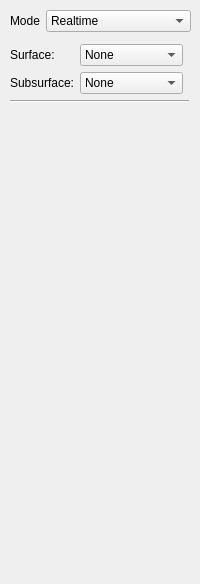
      <widget class="QWidget" name="renderingTab">
       <property name="sizePolicy">
        <sizepolicy hsizetype="Preferred" vsizetype="Expanding">
         <horstretch>0</horstretch>
         <verstretch>0</verstretch>
        </sizepolicy>
       </property>
       <attribute name="title">
        <string>Rendering</string>
       </attribute>
       <widget class="QWidget" name="widget" native="true">
        <property name="geometry">
         <rect>
          <x>10</x>
          <y>10</y>
          <width>181</width>
          <height>565</height>
         </rect>
        </property>
        <widget class="QWidget" name="verticalLayoutWidget">
         <property name="geometry">
          <rect>
           <x>0</x>
           <y>100</y>
           <width>181</width>
           <height>461</height>
          </rect>
         </property>
         <layout class="QVBoxLayout" name="materialSettingsLayout"/>
        </widget>
        <widget class="QWidget" name="formLayoutWidget_5">
         <property name="geometry">
          <rect>
           <x>0</x>
           <y>0</y>
           <width>181</width>
           <height>33</height>
          </rect>
         </property>
         <layout class="QFormLayout" name="formLayout_6">
          <item row="0" column="0">
           <widget class="QLabel" name="renderModeLabel">
            <property name="text">
             <string>Mode</string>
            </property>
           </widget>
          </item>
          <item row="0" column="1">
           <widget class="QComboBox" name="renderModeComboBox">
            <item>
             <property name="text">
              <string>Realtime</string>
             </property>
            </item>
            <item>
             <property name="text">
              <string>Offline</string>
             </property>
            </item>
           </widget>
          </item>
         </layout>
        </widget>
        <widget class="QWidget" name="offlineRenderWidget" native="true">
         <property name="geometry">
          <rect>
           <x>0</x>
           <y>34</y>
           <width>181</width>
           <height>61</height>
          </rect>
         </property>
         <widget class="QWidget" name="layoutWidget">
          <property name="geometry">
           <rect>
            <x>0</x>
            <y>0</y>
            <width>181</width>
            <height>51</height>
           </rect>
          </property>
          <layout class="QFormLayout" name="formLayout_4">
           <property name="fieldGrowthPolicy">
            <enum>QFormLayout::AllNonFixedFieldsGrow</enum>
           </property>
           <property name="labelAlignment">
            <set>Qt::AlignLeading|Qt::AlignLeft|Qt::AlignVCenter</set>
           </property>
           <property name="formAlignment">
            <set>Qt::AlignLeading|Qt::AlignLeft|Qt::AlignTop</set>
           </property>
           <item row="0" column="0">
            <widget class="QLabel" name="surfaceLabel">
             <property name="text">
              <string>Surface:</string>
             </property>
             <property name="buddy">
              <cstring>surfaceComboBox</cstring>
             </property>
            </widget>
           </item>
           <item row="0" column="1">
            <widget class="QComboBox" name="surfaceComboBox">
             <property name="enabled">
              <bool>true</bool>
             </property>
             <property name="sizePolicy">
              <sizepolicy hsizetype="Minimum" vsizetype="Fixed">
               <horstretch>0</horstretch>
               <verstretch>0</verstretch>
              </sizepolicy>
             </property>
             <property name="minimumSize">
              <size>
               <width>0</width>
               <height>0</height>
              </size>
             </property>
             <property name="maximumSize">
              <size>
               <width>103</width>
               <height>16777215</height>
              </size>
             </property>
             <property name="sizeAdjustPolicy">
              <enum>QComboBox::AdjustToContents</enum>
             </property>
             <item>
              <property name="text">
               <string>None</string>
              </property>
             </item>
             <item>
              <property name="text">
               <string>Wiscombe-Warren (Albedo)</string>
              </property>
             </item>
             <item>
              <property name="text">
               <string>Wiscombe-Warren (BRDF)</string>
              </property>
             </item>
             <item>
              <property name="text">
               <string>Hanrahan-Krueger</string>
              </property>
             </item>
             <item>
              <property name="text">
               <string>Microfacet</string>
              </property>
             </item>
            </widget>
           </item>
           <item row="1" column="0">
            <widget class="QLabel" name="subsurfaceLabel">
             <property name="text">
              <string>Subsurface:</string>
             </property>
            </widget>
           </item>
           <item row="1" column="1">
            <widget class="QComboBox" name="subsurfaceComboBox">
             <property name="enabled">
              <bool>true</bool>
             </property>
             <property name="sizePolicy">
              <sizepolicy hsizetype="Minimum" vsizetype="Fixed">
               <horstretch>0</horstretch>
               <verstretch>0</verstretch>
              </sizepolicy>
             </property>
             <property name="minimumSize">
              <size>
               <width>0</width>
               <height>0</height>
              </size>
             </property>
             <property name="maximumSize">
              <size>
               <width>103</width>
               <height>16777215</height>
              </size>
             </property>
             <property name="sizeAdjustPolicy">
              <enum>QComboBox::AdjustToContents</enum>
             </property>
             <item>
              <property name="text">
               <string>None</string>
              </property>
             </item>
             <item>
              <property name="text">
               <string>Isotropic Dipole</string>
              </property>
             </item>
             <item>
              <property name="text">
               <string>Isotropic Multipole</string>
              </property>
             </item>
             <item>
              <property name="text">
               <string>Anisotric Dipole</string>
              </property>
             </item>
            </widget>
           </item>
          </layout>
         </widget>
        </widget>
        <widget class="Line" name="line_2">
         <property name="geometry">
          <rect>
           <x>0</x>
           <y>90</y>
           <width>179</width>
           <height>3</height>
          </rect>
         </property>
         <property name="orientation">
          <enum>Qt::Horizontal</enum>
         </property>
        </widget>
       </widget>
      </widget>
